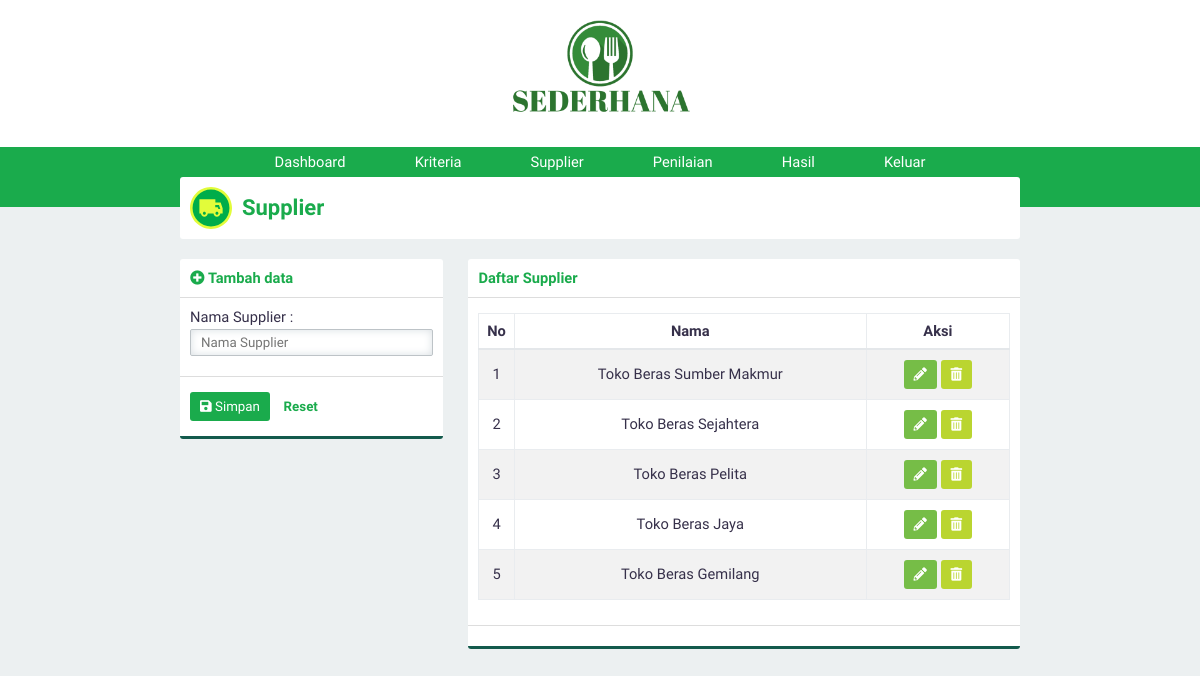
The app's page /?page=supplier (signed in) with its own data.
### tables this page shows
CREATE TABLE `supplier` (
  `id_supplier` int(3) NOT NULL,
  `namaSupplier` varchar(30) NOT NULL
);

### page/supplier.php (the view)
<div class="panel">
    <div class="panel-middle" id="judul">
        <img src="asset/image/supplier.svg">
        <div id="judul-text">
            <h2 class="text-green">Supplier</h2>
        </div>
    </div>
</div>
<div class="row">
    <div class="col-4">
        <div class="panel">
            <?php
            if (@htmlspecialchars($_GET['aksi']) == 'ubah') {
                include 'ubahsupplier.php';
            } else {
                include 'tambahsupplier.php';
            }
            ?>
        </div>
    </div>
    <div class="col-8">
        <div class="panel">
            <div class="panel-top">
                <b class="text-green">Daftar Supplier</b>
            </div>
            <div class="panel-middle">
                <div class="table-responsive">
                    <table>
                        <thead>
                            <tr>
                                <th>No</th>
                                <th>Nama</th>
                                <th>Aksi</th>
                            </tr>
                        </thead>
                        <tbody>
                            <?php
                            $query = "SELECT * FROM supplier";
                            $execute = $konek->query($query);
                            if ($execute->num_rows > 0) {
                                $no = 1;
                                while ($data = $execute->fetch_array(MYSQLI_ASSOC)) {
                                    echo "
                                <tr id='data'>
                                    <td>$no</td>
                                    <td>$data[namaSupplier]</td>
                                    <td>
                                    <div class='norebuttom'>
                                    <a class=\"btn btn-light-green\" href='./?page=supplier&aksi=ubah&id=" . $data['id_supplier'] . "'><i class='fa fa-pencil-alt'></i></a>
                                    <a class=\"btn btn-yellow\" data-a=" . $data['namaSupplier'] . " id='hapus' href='./proses/proseshapus.php/?op=supplier&id=" . $data['id_supplier'] . "'><i class='fa fa-trash-alt'></i></a>
                                    </div></td>
                                </tr>";
                                    $no++;
                                }
                            } else {
                                echo "<tr><td  class='text-center text-green' colspan='3'>Kosong</td></tr>";
                            }
                            ?>
                        </tbody>
                    </table>
                </div>
            </div>
            <div class="panel-bottom"></div>
        </div>
    </div>
</div>

### asset/css/style.css (style rules this page uses)
* { padding: 0; margin: 0; font-family: 'Work Sans', sans-serif; color: #36304A; font-weight: 500; letter-spacing: normal; }
a { text-decoration: none; }
h2 { font-size: 1.5em; }
b, h1, h2, h3, h4, h5 { padding: 0; font-weight: 600 !important; margin: 0.83em 0em; }
.text-green { color: #1aab4c !important; }
.btn { border: none; -webkit-padding: 7px 10px; -o-padding: 7px 10px; -moz-padding: 7px 10px; padding: 7px 10px; border-radius: 3px; margin: 5px 0px; display: inline-block; cursor: pointer; font-size: 10pt !important; }
.btn i { color: white !important; }
.btn-light-green { background-color: #76bd47; color: white !important; }
.btn-yellow { background-color: #bad530; color: white !important; }
.row { margin-top: 10px; display: flex; }
div[class^="col-"] { margin-left: 3%; }
div[class^="col-"]:first-child { margin-left: 0%; }
.col-4 { width: 31.3333333333%; }
.col-8 { width: 65.6666666667%; }
.table-responsive { overflow-y: hidden; }
table { width: 100%; text-align: center; border-collapse: collapse; margin: 5px 0px 15px 0px; }
table tr th { padding: 8px 0px; border: solid 1px #e9ecef; border-bottom: solid 2px #e4e7ea; font-weight: bold; }
table td { border: solid 1px #e9ecef; padding: 5px; }
table tr#data:nth-child(odd) { background-color: #f2f2f2; }
.panel { background-color: white; border-radius: 3px; -webkit-box-sizing: border-box; -moz-box-sizing: border-box; -o-box-sizing: border-box; box-sizing: border-box; margin-bottom: 20px; overflow: hidden; }
.panel-top { padding: 10px; box-sizing: padding-box; border-bottom: solid 1px #dddddd; }
.panel-middle { padding: 10px; box-sizing: padding-box; }
.panel-bottom { padding: 10px; border-bottom: solid 3px #135a4c; border-top: solid 1px #dddddd; }
body { background-color: #ECF0F1; display: flex; width: 100vw; height: 100vh; align-items: center; flex-direction: column; overflow-x: hidden; font-size: 11pt; }
#judul { display: flex; align-items: center; }
#judul img { margin-right: 10px; }
#judul #judul-text { color: #666666; }
#judul #judul-text h2 { margin: 0 !important; }

### records on screen
supplier: namaSupplier "Toko Beras Sumber Makmur"
supplier: namaSupplier "Toko Beras Sejahtera"
supplier: namaSupplier "Toko Beras Pelita"
supplier: namaSupplier "Toko Beras Jaya"
supplier: namaSupplier "Toko Beras Gemilang"
